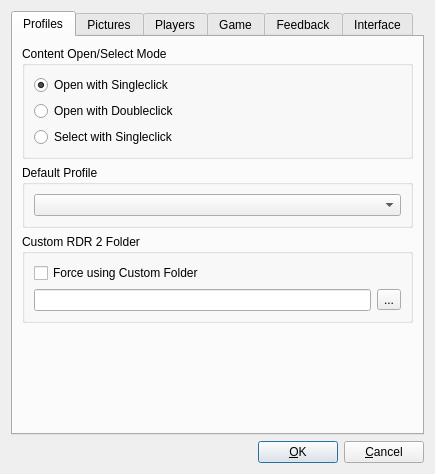
<?xml version="1.0" encoding="UTF-8"?>
<ui version="4.0">
 <class>OptionsDialog</class>
 <widget class="QDialog" name="OptionsDialog">
  <property name="geometry">
   <rect>
    <x>0</x>
    <y>0</y>
    <width>435</width>
    <height>474</height>
   </rect>
  </property>
  <property name="windowTitle">
   <string>%1 - Settings</string>
  </property>
  <property name="modal">
   <bool>true</bool>
  </property>
  <layout class="QVBoxLayout" name="vlOptions">
   <item>
    <widget class="QTabWidget" name="tabWidget">
     <property name="currentIndex">
      <number>0</number>
     </property>
     <widget class="QWidget" name="tabProfile">
      <attribute name="title">
       <string>Profiles</string>
      </attribute>
      <layout class="QVBoxLayout" name="vlProfile">
       <item>
        <widget class="QGroupBox" name="gbWidgets">
         <property name="title">
          <string>Content Open/Select Mode</string>
         </property>
         <layout class="QVBoxLayout" name="vlProfileContentMode">
          <item>
           <widget class="QRadioButton" name="rbOpenWithSC">
            <property name="text">
             <string>Open with Singleclick</string>
            </property>
            <property name="checked">
             <bool>true</bool>
            </property>
           </widget>
          </item>
          <item>
           <widget class="QRadioButton" name="rbOpenWithDC">
            <property name="text">
             <string>Open with Doubleclick</string>
            </property>
           </widget>
          </item>
          <item>
           <widget class="QRadioButton" name="rbSelectWithSC">
            <property name="text">
             <string>Select with Singleclick</string>
            </property>
           </widget>
          </item>
         </layout>
        </widget>
       </item>
       <item>
        <widget class="QGroupBox" name="gbDefaultProfile">
         <property name="title">
          <string>Default Profile</string>
         </property>
         <layout class="QVBoxLayout" name="vlDefaultProfile">
          <item>
           <widget class="QComboBox" name="cbProfiles"/>
          </item>
         </layout>
        </widget>
       </item>
       <item>
        <widget class="QGroupBox" name="gbDefaultFolder">
         <property name="title">
          <string>Custom RDR 2 Folder</string>
         </property>
         <layout class="QVBoxLayout" name="vlCustomGTAVFolder">
          <item>
           <widget class="QCheckBox" name="cbForceCustomFolder">
            <property name="text">
             <string>Force using Custom Folder</string>
            </property>
           </widget>
          </item>
          <item>
           <layout class="QHBoxLayout" name="hlDefaultFolder">
            <item>
             <widget class="QLineEdit" name="txtFolder"/>
            </item>
            <item>
             <widget class="QToolButton" name="cmdExploreFolder">
              <property name="text">
               <string>...</string>
              </property>
             </widget>
            </item>
           </layout>
          </item>
         </layout>
        </widget>
       </item>
       <item>
        <spacer name="vsProfile">
         <property name="orientation">
          <enum>Qt::Vertical</enum>
         </property>
         <property name="sizeHint" stdset="0">
          <size>
           <width>0</width>
           <height>0</height>
          </size>
         </property>
        </spacer>
       </item>
      </layout>
     </widget>
     <widget class="QWidget" name="tabPictures">
      <attribute name="title">
       <string>Pictures</string>
      </attribute>
      <layout class="QVBoxLayout" name="vlTabPictures">
       <item>
        <widget class="QGroupBox" name="gbPicResolution">
         <property name="title">
          <string>Export Size</string>
         </property>
         <layout class="QVBoxLayout" name="vlGbPicRes">
          <item>
           <widget class="QRadioButton" name="rbPicDefaultRes">
            <property name="text">
             <string>Default: %1x%2</string>
            </property>
            <property name="checked">
             <bool>true</bool>
            </property>
           </widget>
          </item>
          <item>
           <widget class="QRadioButton" name="rbPicDesktopRes">
            <property name="text">
             <string>Screen Resolution: %1x%2</string>
            </property>
           </widget>
          </item>
          <item>
           <layout class="QHBoxLayout" name="hlCustomRes">
            <item>
             <widget class="QRadioButton" name="rbPicCustomRes">
              <property name="text">
               <string>Custom Size:</string>
              </property>
             </widget>
            </item>
            <item>
             <widget class="QLabel" name="labPicCustomRes">
              <property name="enabled">
               <bool>false</bool>
              </property>
              <property name="text">
               <string>Custom Size:</string>
              </property>
             </widget>
            </item>
            <item>
             <widget class="QSpinBox" name="sbPicExportWidth">
              <property name="enabled">
               <bool>false</bool>
              </property>
              <property name="minimum">
               <number>1</number>
              </property>
              <property name="maximum">
               <number>3840</number>
              </property>
              <property name="value">
               <number>960</number>
              </property>
             </widget>
            </item>
            <item>
             <widget class="QLabel" name="labPicXDescription">
              <property name="enabled">
               <bool>false</bool>
              </property>
              <property name="text">
               <string>x</string>
              </property>
             </widget>
            </item>
            <item>
             <widget class="QSpinBox" name="sbPicExportHeight">
              <property name="enabled">
               <bool>false</bool>
              </property>
              <property name="minimum">
               <number>1</number>
              </property>
              <property name="maximum">
               <number>2160</number>
              </property>
              <property name="value">
               <number>536</number>
              </property>
             </widget>
            </item>
            <item>
             <spacer name="hsPicCustomSize">
              <property name="orientation">
               <enum>Qt::Horizontal</enum>
              </property>
              <property name="sizeHint" stdset="0">
               <size>
                <width>0</width>
                <height>0</height>
               </size>
              </property>
             </spacer>
            </item>
           </layout>
          </item>
          <item>
           <layout class="QHBoxLayout" name="hlAspectRatio">
            <item>
             <widget class="QCheckBox" name="cbIgnoreAspectRatio">
              <property name="text">
               <string>Ignore Aspect Ratio</string>
              </property>
             </widget>
            </item>
           </layout>
          </item>
         </layout>
        </widget>
       </item>
       <item>
        <widget class="QGroupBox" name="gbPicQuality">
         <property name="title">
          <string>Export Quality</string>
         </property>
         <layout class="QVBoxLayout" name="vlHlPicQuality">
          <item>
           <widget class="QCheckBox" name="cbPicCustomQuality">
            <property name="text">
             <string>Enable Custom Quality</string>
            </property>
           </widget>
          </item>
          <item>
           <layout class="QHBoxLayout" name="hlPicQuality">
            <item>
             <widget class="QLabel" name="labPicQualityDescription">
              <property name="enabled">
               <bool>false</bool>
              </property>
              <property name="text">
               <string>Quality:</string>
              </property>
             </widget>
            </item>
            <item>
             <widget class="QSlider" name="hsPicQuality">
              <property name="enabled">
               <bool>false</bool>
              </property>
              <property name="minimum">
               <number>1</number>
              </property>
              <property name="maximum">
               <number>100</number>
              </property>
              <property name="value">
               <number>100</number>
              </property>
              <property name="orientation">
               <enum>Qt::Horizontal</enum>
              </property>
             </widget>
            </item>
            <item>
             <widget class="QLabel" name="labPicQuality">
              <property name="enabled">
               <bool>false</bool>
              </property>
              <property name="text">
               <string>%1%</string>
              </property>
              <property name="wordWrap">
               <bool>true</bool>
              </property>
             </widget>
            </item>
           </layout>
          </item>
         </layout>
        </widget>
       </item>
       <item>
        <widget class="QGroupBox" name="gbSnapmaticPictureViewer">
         <property name="title">
          <string>Picture Viewer</string>
         </property>
         <layout class="QVBoxLayout" name="vlSnapmaticPictureViewer">
          <item>
           <widget class="QCheckBox" name="cbSnapmaticNavigationBar">
            <property name="text">
             <string>Enable Navigation Bar</string>
            </property>
           </widget>
          </item>
         </layout>
        </widget>
       </item>
       <item>
        <spacer name="vsPictures">
         <property name="orientation">
          <enum>Qt::Vertical</enum>
         </property>
         <property name="sizeHint" stdset="0">
          <size>
           <width>0</width>
           <height>0</height>
          </size>
         </property>
        </spacer>
       </item>
      </layout>
     </widget>
     <widget class="QWidget" name="tabPlayers">
      <attribute name="title">
       <string>Players</string>
      </attribute>
      <layout class="QVBoxLayout" name="vlPlayers">
       <property name="leftMargin">
        <number>0</number>
       </property>
       <property name="topMargin">
        <number>0</number>
       </property>
       <property name="rightMargin">
        <number>0</number>
       </property>
       <property name="bottomMargin">
        <number>0</number>
       </property>
       <item>
        <widget class="QTreeWidget" name="twPlayers">
         <property name="frameShape">
          <enum>QFrame::NoFrame</enum>
         </property>
         <property name="frameShadow">
          <enum>QFrame::Plain</enum>
         </property>
         <property name="lineWidth">
          <number>0</number>
         </property>
         <property name="editTriggers">
          <set>QAbstractItemView::NoEditTriggers</set>
         </property>
         <property name="verticalScrollMode">
          <enum>QAbstractItemView::ScrollPerPixel</enum>
         </property>
         <property name="sortingEnabled">
          <bool>true</bool>
         </property>
         <property name="wordWrap">
          <bool>true</bool>
         </property>
         <column>
          <property name="text">
           <string>ID</string>
          </property>
         </column>
         <column>
          <property name="text">
           <string>Name</string>
          </property>
         </column>
        </widget>
       </item>
      </layout>
     </widget>
     <widget class="QWidget" name="tabGame">
      <attribute name="title">
       <string>Game</string>
      </attribute>
      <layout class="QVBoxLayout" name="vlGame">
       <item>
        <widget class="QGroupBox" name="gbSocialClub">
         <property name="title">
          <string>Social Club Version</string>
         </property>
         <layout class="QVBoxLayout" name="vlGameSocialClub">
          <item>
           <widget class="QLabel" name="labSocialClubFound">
            <property name="text">
             <string>Found: %1</string>
            </property>
           </widget>
          </item>
          <item>
           <widget class="QLabel" name="labSocialClubLanguage">
            <property name="text">
             <string>Language: %1</string>
            </property>
           </widget>
          </item>
         </layout>
        </widget>
       </item>
       <item>
        <widget class="QGroupBox" name="gbSteam">
         <property name="title">
          <string>Steam Version</string>
         </property>
         <layout class="QVBoxLayout" name="vlGameSteam">
          <item>
           <widget class="QLabel" name="labSteamFound">
            <property name="text">
             <string>Found: %1</string>
            </property>
           </widget>
          </item>
          <item>
           <widget class="QLabel" name="labSteamLanguage">
            <property name="text">
             <string>Language: %1</string>
            </property>
           </widget>
          </item>
         </layout>
        </widget>
       </item>
       <item>
        <spacer name="vsGame">
         <property name="orientation">
          <enum>Qt::Vertical</enum>
         </property>
         <property name="sizeHint" stdset="0">
          <size>
           <width>0</width>
           <height>0</height>
          </size>
         </property>
        </spacer>
       </item>
      </layout>
     </widget>
     <widget class="QWidget" name="tabStats">
      <attribute name="title">
       <string>Feedback</string>
      </attribute>
      <layout class="QVBoxLayout" name="vlStats">
       <item>
        <widget class="QGroupBox" name="gbUserStats">
         <property name="title">
          <string>Participation</string>
         </property>
         <layout class="QVBoxLayout" name="vlUserStats">
          <item>
           <widget class="QCheckBox" name="cbParticipateStats">
            <property name="text">
             <string>Participate in %1 User Statistics</string>
            </property>
           </widget>
          </item>
          <item>
           <widget class="QLabel" name="labUserStats">
            <property name="text">
             <string notr="true">&lt;a href=&quot;%2&quot;&gt;%1&lt;/a&gt;</string>
            </property>
            <property name="wordWrap">
             <bool>true</bool>
            </property>
            <property name="openExternalLinks">
             <bool>true</bool>
            </property>
            <property name="textInteractionFlags">
             <set>Qt::LinksAccessibleByKeyboard|Qt::LinksAccessibleByMouse</set>
            </property>
           </widget>
          </item>
         </layout>
        </widget>
       </item>
       <item>
        <widget class="QGroupBox" name="gbCategories">
         <property name="title">
          <string>Categories</string>
         </property>
         <layout class="QVBoxLayout" name="vlCategories">
          <item>
           <widget class="QCheckBox" name="cbGeneralStats">
            <property name="enabled">
             <bool>false</bool>
            </property>
            <property name="text">
             <string>Hardware, Application and OS Specification</string>
            </property>
            <property name="checked">
             <bool>true</bool>
            </property>
           </widget>
          </item>
          <item>
           <widget class="QCheckBox" name="cbOSLangStats">
            <property name="enabled">
             <bool>false</bool>
            </property>
            <property name="text">
             <string>System Language Configuration</string>
            </property>
            <property name="checked">
             <bool>true</bool>
            </property>
           </widget>
          </item>
          <item>
           <widget class="QCheckBox" name="cbAppConfigStats">
            <property name="text">
             <string>Application Configuration</string>
            </property>
           </widget>
          </item>
          <item>
           <widget class="QCheckBox" name="cbUsageData">
            <property name="text">
             <string>Personal Usage Data</string>
            </property>
           </widget>
          </item>
         </layout>
        </widget>
       </item>
       <item>
        <widget class="QGroupBox" name="gbOther">
         <property name="title">
          <string>Other</string>
         </property>
         <layout class="QVBoxLayout" name="vlFeedbackOther">
          <item>
           <layout class="QHBoxLayout" name="hlParticipation">
            <item>
             <widget class="QLabel" name="labParticipationID">
              <property name="sizePolicy">
               <sizepolicy hsizetype="Expanding" vsizetype="Preferred">
                <horstretch>0</horstretch>
                <verstretch>0</verstretch>
               </sizepolicy>
              </property>
              <property name="text">
               <string>Participation ID: %1</string>
              </property>
              <property name="wordWrap">
               <bool>true</bool>
              </property>
              <property name="textInteractionFlags">
               <set>Qt::LinksAccessibleByMouse|Qt::TextSelectableByMouse</set>
              </property>
             </widget>
            </item>
            <item>
             <widget class="QPushButton" name="cmdCopyStatsID">
              <property name="text">
               <string>&amp;Copy</string>
              </property>
              <property name="autoDefault">
               <bool>false</bool>
              </property>
             </widget>
            </item>
           </layout>
          </item>
         </layout>
        </widget>
       </item>
       <item>
        <spacer name="vsUserStats">
         <property name="orientation">
          <enum>Qt::Vertical</enum>
         </property>
         <property name="sizeHint" stdset="0">
          <size>
           <width>0</width>
           <height>0</height>
          </size>
         </property>
        </spacer>
       </item>
      </layout>
     </widget>
     <widget class="QWidget" name="tabInterface">
      <attribute name="title">
       <string>Interface</string>
      </attribute>
      <layout class="QVBoxLayout" name="vlInterface">
       <item>
        <widget class="QGroupBox" name="gbLanguage">
         <property name="title">
          <string>Language for Interface</string>
         </property>
         <layout class="QVBoxLayout" name="vlLanguage">
          <item>
           <widget class="QComboBox" name="cbLanguage"/>
          </item>
          <item>
           <widget class="QLabel" name="labCurrentLanguage">
            <property name="text">
             <string>Current: %1</string>
            </property>
            <property name="wordWrap">
             <bool>true</bool>
            </property>
           </widget>
          </item>
         </layout>
        </widget>
       </item>
       <item>
        <widget class="QGroupBox" name="gbAreas">
         <property name="title">
          <string>Language for Areas</string>
         </property>
         <layout class="QVBoxLayout" name="vlAreas">
          <item>
           <widget class="QComboBox" name="cbAreaLanguage"/>
          </item>
          <item>
           <widget class="QLabel" name="labCurrentAreaLanguage">
            <property name="text">
             <string>Current: %1</string>
            </property>
            <property name="wordWrap">
             <bool>true</bool>
            </property>
           </widget>
          </item>
         </layout>
        </widget>
       </item>
       <item>
        <widget class="QGroupBox" name="gbStyle">
         <property name="title">
          <string>Style</string>
         </property>
         <layout class="QVBoxLayout" name="vlStyle">
          <item>
           <widget class="QCheckBox" name="cbDefaultStyle">
            <property name="text">
             <string>Use Default Style (Restart)</string>
            </property>
            <property name="checked">
             <bool>true</bool>
            </property>
           </widget>
          </item>
          <item>
           <layout class="QHBoxLayout" name="hlStyle">
            <item>
             <widget class="QLabel" name="labStyle">
              <property name="text">
               <string>Style:</string>
              </property>
             </widget>
            </item>
            <item>
             <widget class="QComboBox" name="cbStyleList">
              <property name="enabled">
               <bool>false</bool>
              </property>
              <property name="sizePolicy">
               <sizepolicy hsizetype="Expanding" vsizetype="Fixed">
                <horstretch>0</horstretch>
                <verstretch>0</verstretch>
               </sizepolicy>
              </property>
             </widget>
            </item>
           </layout>
          </item>
         </layout>
        </widget>
       </item>
       <item>
        <widget class="QGroupBox" name="gbFont">
         <property name="title">
          <string>Font</string>
         </property>
         <layout class="QVBoxLayout" name="vlFont">
          <item>
           <widget class="QCheckBox" name="cbAlwaysUseMessageFont">
            <property name="text">
             <string>Always use Message Font (Windows 2003 and earlier)</string>
            </property>
           </widget>
          </item>
         </layout>
        </widget>
       </item>
       <item>
        <spacer name="vsInterface">
         <property name="orientation">
          <enum>Qt::Vertical</enum>
         </property>
         <property name="sizeHint" stdset="0">
          <size>
           <width>0</width>
           <height>0</height>
          </size>
         </property>
        </spacer>
       </item>
      </layout>
     </widget>
    </widget>
   </item>
   <item>
    <layout class="QHBoxLayout" name="hlButtons">
     <item>
      <spacer name="hsButtons">
       <property name="orientation">
        <enum>Qt::Horizontal</enum>
       </property>
       <property name="sizeHint" stdset="0">
        <size>
         <width>0</width>
         <height>0</height>
        </size>
       </property>
      </spacer>
     </item>
     <item>
      <widget class="QPushButton" name="cmdOK">
       <property name="sizePolicy">
        <sizepolicy hsizetype="Minimum" vsizetype="Minimum">
         <horstretch>0</horstretch>
         <verstretch>0</verstretch>
        </sizepolicy>
       </property>
       <property name="toolTip">
        <string>Apply changes</string>
       </property>
       <property name="text">
        <string extracomment="OK, Cancel, Apply">&amp;OK</string>
       </property>
      </widget>
     </item>
     <item>
      <widget class="QPushButton" name="cmdCancel">
       <property name="sizePolicy">
        <sizepolicy hsizetype="Minimum" vsizetype="Minimum">
         <horstretch>0</horstretch>
         <verstretch>0</verstretch>
        </sizepolicy>
       </property>
       <property name="toolTip">
        <string>Discard changes</string>
       </property>
       <property name="text">
        <string extracomment="OK, Cancel, Apply">&amp;Cancel</string>
       </property>
      </widget>
     </item>
    </layout>
   </item>
  </layout>
 </widget>
 <resources/>
 <connections>
  <connection>
   <sender>cmdCancel</sender>
   <signal>clicked()</signal>
   <receiver>OptionsDialog</receiver>
   <slot>close()</slot>
   <hints>
    <hint type="sourcelabel">
     <x>352</x>
     <y>328</y>
    </hint>
    <hint type="destinationlabel">
     <x>199</x>
     <y>174</y>
    </hint>
   </hints>
  </connection>
 </connections>
</ui>
